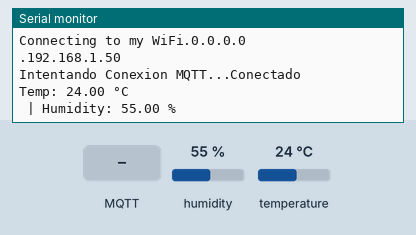
This program was run on a simulated ESP32. Parts: the last lines printed to the serial monitor. The test bench sets the inputs (shaded band); at power-on: humidity 55 %, temperature 24 °C. WiFi joins after 1.5 s; servers stay silent unless stated; random numbers use the default seed unless the program sets one; no MQTT or app messages arrive unless stated.

Above: at 3.2 s.
3.3 s: MQTT message "estacion" arrives on the first subscribed topic
At 4.5 s:
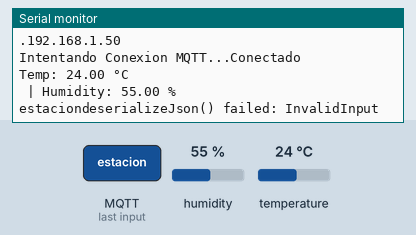
4.8 s: MQTT message "1" arrives on the first subscribed topic
At 5.7 s:
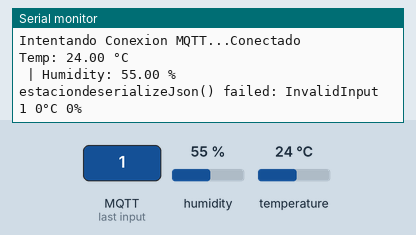
6.3 s: MQTT message "on" arrives on the first subscribed topic
At 6.9 s:
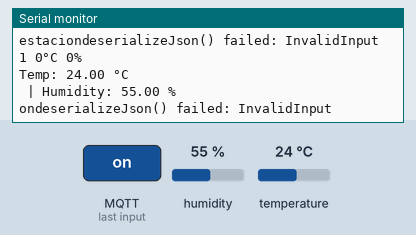
7.8 s: MQTT message "off" arrives on the first subscribed topic
At 8.8 s:
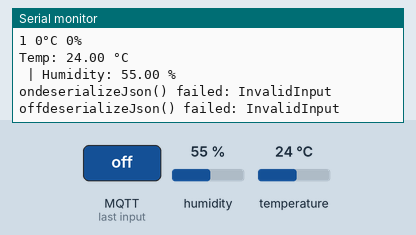
9.3 s: humidity set to 22 %
At 10.1 s:
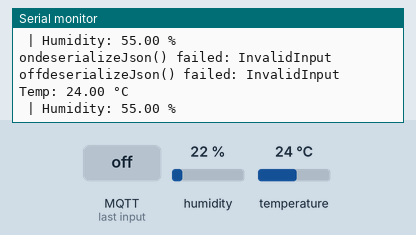
10.8 s: temperature set to 12 °C
At 12.6 s:
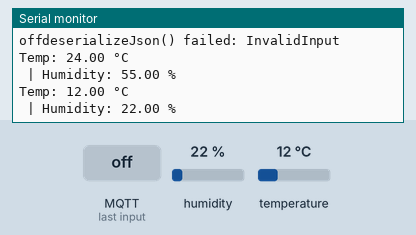

The program:

main.cpp
```cpp
#include <Arduino.h>
#include <ArduinoJson.h>
#include <PubSubClient.h>
#include "wifimqtt.h"
#include <DHT.h>
// // put function declarations here:
// int myFunction(int, int);

byte led = 4;
unsigned long previousMillis = 0;

// void sendMQTTvalues(){
//   StaticJsonDocument<256> doc;

//   doc["device"] = "ESP32 is the best MCU";
//   doc["temperature"] = random(20, 35);
//   doc["humedity"] = random(40, 90);
//   doc["lux"] = random(100, 1000);

//   char buff[256];
//   serializeJson(doc, buff);
//   client.publish("ESPValues", buff);
// }

#define DHTPIN 27          // Pin donde conectas el DHT
#define DHTTYPE DHT22      // DHT22 (o DHT11)

DHT dht(DHTPIN, DHTTYPE); // Clase DHT con el nombre de la variable dht para manejar el sensor DHT22

float temperature;
float humidity;

void enviarValoresSensorMQTT(){
  StaticJsonDocument<256> doc;

  doc["device"] = "ESP32";
  doc["temperature"] = temperature;
  doc["humidity"] = humidity;

  char buff[256];
  serializeJson(doc, buff);
  client.publish("estacion", buff);
}

void ImprimirSensorData(){
  if (!isnan(temperature) && !isnan(humidity)) {

      Serial.print("Temp: ");
      Serial.print(temperature);
      Serial.println(" °C");
      Serial.print(" | Humidity: ");
      Serial.print(humidity);
      Serial.println(" %");


  } else {
    Serial.println("Failed to read from DHT sensor!");
    }
}

void setup() {

  Serial.begin(115200); // Inicializa la comunicación serial
  dht.begin();

  // pinMode(led, OUTPUT);
  connectAP(); // Conecta a la red WiFi
  client.setServer(mqtt_server, mqtt_port);
  client.setCallback(callback);
  reconnect(); // Conecta al broker MQTT
}

void loop() {
  if(!client.connected()){ // Si no estamos conectados al broker MQTT, intentamos reconectar
    reconnect();
  }
  if(!client.loop()){
    client.connect("ESP32.-"); // Intentamos reconectar si la conexión se perdió
  }


  unsigned long currentMillis = millis();

  ////////////////////////////////////////////////////////////////////////////
  // Lectura de datos del DHT22 //
  if(currentMillis - previousMillis >=(1000*3)){
    previousMillis = currentMillis;
    humidity = dht.readHumidity();
    temperature = dht.readTemperature();

    ImprimirSensorData();
    enviarValoresSensorMQTT();
  }
}
```

credentials.h
```cpp
const char* ssid = "Mega_2.4GM";
const char* password = "Yacko123_MEGA";
```

wifimqtt.h
```cpp
#include <Arduino.h>
#include <WiFi.h>
#include <PubSubClient.h>
#include <ArduinoJson.h>
#include "credentials.h"
// Configuración MQTT
String clientID = "ESP32-";
extern byte led;

const char* mqtt_server = "192.168.1.227";  // Broker MQTT público
const int mqtt_port = 1883;
const char* mqtt_user = "adminmarco";             // Usuario MQTT (vacío para broker público)
const char* mqtt_password = "sushanez#1234";         // Contraseña MQTT (vacío para broker público)
WiFiClient espClient;
PubSubClient client(espClient);

void reconnect()
{
    while(!client.connected()){
        Serial.print("Intentando Conexion MQTT...");
        clientID+=String(random(0xffff), HEX);
        if (client.connect(clientID.c_str(), mqtt_user, mqtt_password)){
            Serial.println("Conectado");
            client.subscribe("estacion");
            // client.subscribe("ledState");
            // client.subscribe("JSONfromNodeRED");
        } else {
            Serial.print("Fallo, rc=");
            Serial.print(client.state());
            Serial.println(" Intentando de nuevo en 5 segundos");
            delay(5000);
        }
    }
};

void callback(char *topic, byte *message, unsigned int length){
    // Serial.print("Message arrived on topic: ");
    // Serial.print(topic);
    // Serial.print(". Message: ");
    String messageTemp;
    for (int i =0; i< length; i++){
        Serial.print((char)message[i]);
        messageTemp += (char)message[i];
    }
    if(String(topic) == "estacion"){
        // Stream& input;

        StaticJsonDocument<128> doc;

        DeserializationError error = deserializeJson(doc, messageTemp);

        if (error) {
        Serial.print("deserializeJson() failed: ");
        Serial.println(error.c_str());
        return;
        }

        const char* device = doc["device"]; // "ESP32 is the best MCU"
        int temperature = doc["temperature"]; // 33
        int humidity = doc["humidity"]; // 90
        // int lux = doc["lux"]; // 800

        String output = String(device) + " "+String(temperature) + "°C "+String(humidity) + "% ";
        Serial.println(output);
    }

}

void connectAP(){
    Serial.print("Connecting to my WiFi");
    WiFi.begin(ssid, password);

    // WiFi.begin(ssid);
    byte cnt=0;
    while(WiFi.status() != WL_CONNECTED){
        delay(1000);
        Serial.print(".");
        cnt++;
        if(cnt>30){
            ESP.restart();
        }
        Serial.println(WiFi.localIP());
    }
}
```

Measured:
- after the input at 3.3 s, the serial monitor: prints a new line at once (image 1)
- after the input at 4.8 s, the serial monitor: prints a new line at once (image 2)
- after the input at 6.3 s, the serial monitor: prints a new line at once (image 3)
- after the input at 7.8 s, the serial monitor: prints a new line at once (image 4)
- after the input at 10.8 s, the serial monitor: prints a new line after 1.2 s (image 6)
